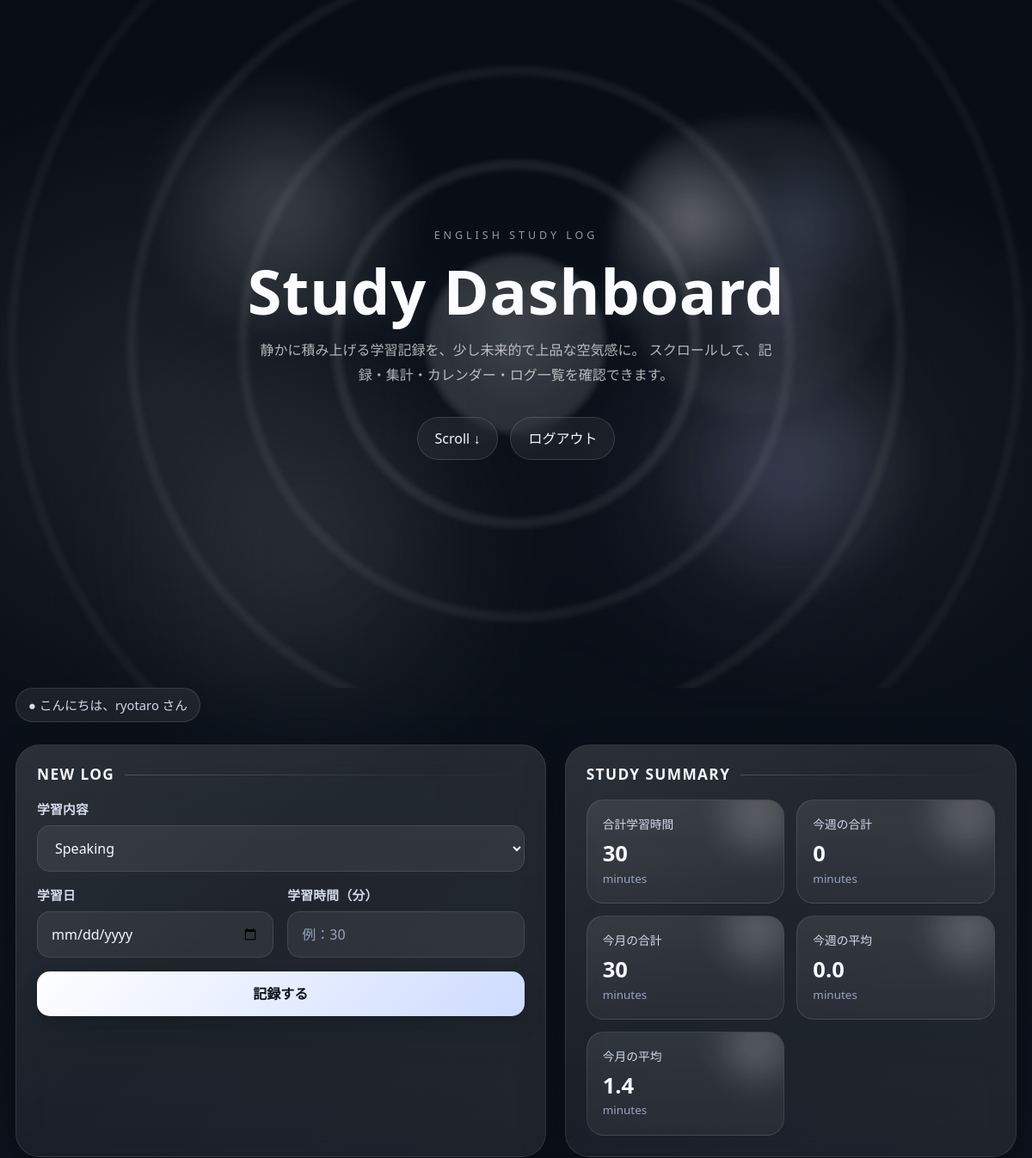
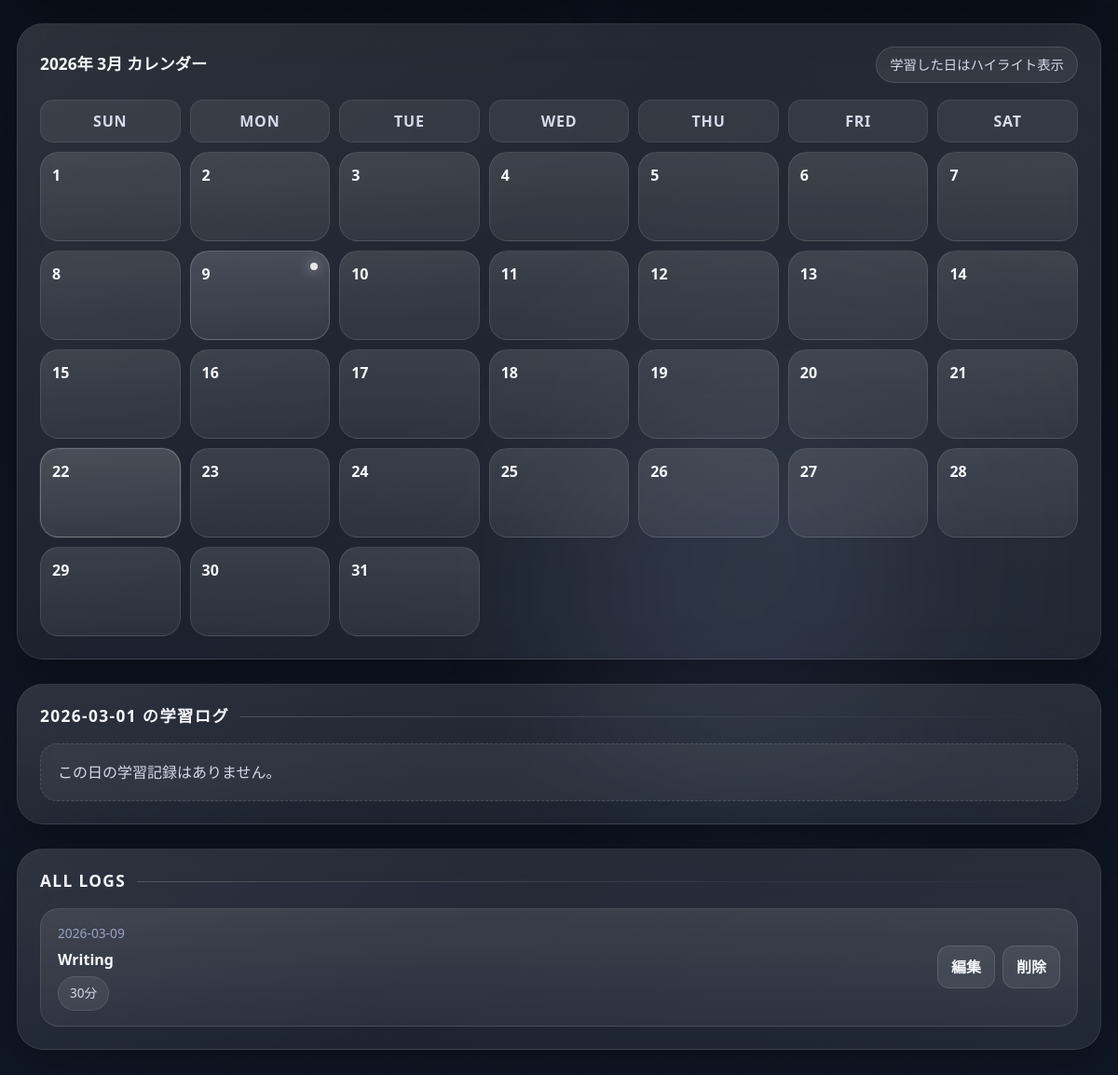
/?selected_date=2026-03-01 (signed in), run on the app's committed database (2 pictures, top to bottom).
### tables this page shows
CREATE TABLE logs (
            id INTEGER PRIMARY KEY AUTOINCREMENT,
            content TEXT NOT NULL,
            time TEXT NOT NULL
        , study_date TEXT, user_id INTEGER);

### app.py (the view, shortened to what this page needs)
@app.route('/', methods=['GET', 'POST'])
def home():
    if "user_id" not in session:
        return redirect(url_for("login"))
    conn = get_db_connection()
    logs = conn.execute(
    "SELECT * FROM logs WHERE user_id = ? ORDER BY study_date DESC",
    (session["user_id"],)
    ).fetchall()
    selected_date = request.args.get("selected_date")
    selected_logs = []
    if selected_date:
            selected_logs = conn.execute(
                "SELECT * FROM logs WHERE study_date = ? AND user_id = ? ORDER BY id DESC",
                (selected_date, session["user_id"])
            ).fetchall()
    today_obj = date.today()
    year = today_obj.year
    month = today_obj.month
    cal = calendar.Calendar(firstweekday=6)
    month_days = cal.monthdayscalendar(year, month)
    study_dates = conn.execute(
    """
    SELECT DISTINCT study_date
    FROM logs
    WHERE user_id = ?
    AND strftime('%Y-%m', study_date) = ?
    """,
    (session["user_id"], f"{year}-{month:02d}")
).fetchall()
    study_dates = [row["study_date"] for row in study_dates]
    total_time = conn.execute(
    "SELECT SUM(time) AS total FROM logs WHERE user_id = ?",
    (session["user_id"],)
).fetchone()["total"] or 0
    weekly_total = conn.execute("""
        SELECT SUM(time) AS total
        FROM logs
        WHERE user_id = ?
        AND study_date >= date('now', 'weekday 1', '-7 days')
        AND study_date < date('now', 'weekday 1')
    """, (session["user_id"],)).fetchone()["total"] or 0
    monthly_total = conn.execute("""
        SELECT SUM(time) AS total
        FROM logs
        WHERE user_id = ?
        AND strftime('%Y-%m', study_date) = strftime('%Y-%m', 'now')
    """, (session["user_id"],)).fetchone()["total"] or 0
    weekly_avg = round(weekly_total / 7, 1)
    monthly_avg = round(monthly_total / date.today().day, 1)
    conn.close()
    return render_template(
    'index.html',
    logs=logs,
    total_time=total_time,
    weekly_total=weekly_total,
    monthly_total=monthly_total,
    weekly_avg=weekly_avg,
    monthly_avg=monthly_avg,
    year=year,
    month=month,
    month_days=month_days,
    study_dates=study_dates,
    today=today_obj.isoformat(),
    selected_date=selected_date,
    selected_logs=selected_logs,
    )

### app.py (called while the page is built)
def get_db_connection():
    conn = sqlite3.connect("database.db")
    conn.row_factory = sqlite3.Row
    return conn

### templates/index.html (shortened to what this page needs)
<!DOCTYPE html>
<html lang="ja">
<head>
    <link href="https://cdn.jsdelivr.net/npm/bootstrap@5.3.8/dist/css/bootstrap.min.css" rel="stylesheet">
</head>
<body>
    <section class="hero-screen">
        <div class="hero-rings"></div>
        <div class="hero-orb one"></div>
        <div class="hero-orb two"></div>
        <div class="hero-fluid"></div>
        <div class="hero-content">
            <p class="hero-kicker">ENGLISH STUDY LOG</p>
            <h1 class="hero-title">
                Study Dashboard
            </h1>
            <p class="hero-sub">
                静かに積み上げる学習記録を、少し未来的で上品な空気感に。
                スクロールして、記録・集計・カレンダー・ログ一覧を確認できます。
            </p>
            <div class="hero-actions">
                <a href="#main-content" class="scroll-indicator">Scroll ↓</a>
                <a href="{{ url_for('logout') }}" class="hero-btn">ログアウト</a>
            </div>
        </div>
    </section>
    <div id="main-content" class="page-wrap">
        <section class="section-block">
            <div class="top-info-bar">
                <div class="welcome-chip">● こんにちは、{{ session["username"] }} さん</div>
            </div>
        </section>
        <section class="section-block">
            <div class="dashboard-grid">
                <div class="glass-card">
                    <div class="section-title">
                        <h2>NEW LOG</h2>
                        <div class="section-line"></div>
                    </div>
                    <form method="POST">
                        <div class="form-grid">
                            <div class="form-group full">
                                <label>学習内容</label>
                                <select name="content" class="neo-select" onchange="toggleInput(this.value)">
                                    <option value="Speaking">Speaking</option>
                                </select>
                            </div>
                            <div class="form-group">
                                <label>学習日</label>
                                <input type="date" name="study_date" class="neo-input">
                            </div>
                            <div class="form-group">
                                <label>学習時間（分）</label>
                                <input type="number" name="time" class="neo-input" placeholder="例：30">
                            </div>
                            <div class="form-group full">
                                <button type="submit" class="submit-btn">記録する</button>
                            </div>
                        </div>
                    </form>
                </div>
                <div class="glass-card">
                    <div class="section-title">
                        <h2>STUDY SUMMARY</h2>
                        <div class="section-line"></div>
                    </div>
                    <div class="summary-grid">
                        <div class="summary-item">
                            <div class="summary-label">合計学習時間</div>
                            <div class="summary-value">{{ total_time }}</div>
                            <div class="summary-unit">minutes</div>
                        </div>
                        <div class="summary-item">
                            <div class="summary-label">今週の合計</div>
                            <div class="summary-value">{{ weekly_total }}</div>
                            <div class="summary-unit">minutes</div>
                        </div>
                        <div class="summary-item">
                            <div class="summary-label">今月の合計</div>
                            <div class="summary-value">{{ monthly_total }}</div>
                            <div class="summary-unit">minutes</div>
                        </div>
                        <div class="summary-item">
                            <div class="summary-label">今週の平均</div>
                            <div class="summary-value">{{ weekly_avg }}</div>
                            <div class="summary-unit">minutes</div>
                        </div>
                        <div class="summary-item">
                            <div class="summary-label">今月の平均</div>
                            <div class="summary-value">{{ monthly_avg }}</div>
                            <div class="summary-unit">minutes</div>
                        </div>
                    </div>
                </div>
            </div>
        </section>
        <section class="section-block">
            <div class="glass-card">
                <div class="calendar-head">
                    <h2>{{ year }}年 {{ month }}月 カレンダー</h2>
                    <div class="calendar-badge">学習した日はハイライト表示</div>
                </div>
                <div class="calendar-grid">
                    <div class="calendar-week">SUN</div>
                    <div class="calendar-week">MON</div>
                    <div class="calendar-week">TUE</div>
                    <div class="calendar-week">WED</div>
                    <div class="calendar-week">THU</div>
                    <div class="calendar-week">FRI</div>
                    <div class="calendar-week">SAT</div>
                    {% for week in month_days %}
                        {% for day in week %}
                            {% if day == 0 %}
                                <div class="calendar-day empty"></div>
                            {% else %}
                                {% set day_str = "%04d-%02d-%02d"|format(year, month, day) %}
                                <a href="{{ url_for('home', selected_date=day_str) }}" class="calendar-link">
                                    <div class="calendar-day {% if day_str in study_dates %}studied{% endif %} {% if day_str == today %}today{% endif %}">
                                        <span class="day-number">{{ day }}</span>
                                    </div>
                                </a>
                            {% endif %}
                        {% endfor %}
                    {% endfor %}
                </div>
            </div>
        </section>
        {% if selected_date %}
        <section class="section-block">
            <div class="glass-card">
                <div class="section-title">
                    <h2>{{ selected_date }} の学習ログ</h2>
                    <div class="section-line"></div>
                </div>
                {% if selected_logs %}
                    <ul class="selected-log-list">
                        {% for log in selected_logs %}
                        <li class="log-card">
                            <div class="log-left">
                                <div class="log-date">{{ log.study_date }}</div>
                                <div class="log-content">{{ log.content }}</div>
                                <div class="log-time">{{ log.time }}分</div>
                            </div>
                        </li>
                        {% endfor %}
                    </ul>
                {% else %}
                    <div class="empty-message">この日の学習記録はありません。</div>
                {% endif %}
            </div>
        </section>
        {% endif %}
        <section class="section-block">
            <div class="glass-card">
                <div class="section-title">
                    <h2>ALL LOGS</h2>
                    <div class="section-line"></div>
                </div>
                {% if logs %}
                    <ul class="log-list">
                        {% for log in logs %}
                        <li class="log-card">
                            <div class="log-left">
                                <div class="log-date">{{ log.study_date }}</div>
                                <div class="log-content">{{ log.content }}</div>
                                <div class="log-time">{{ log.time }}分</div>
                            </div>
                            <div class="log-actions">
                                <form action="{{ url_for('edit', log_id=log.id) }}" method="GET" style="display:inline;">
                                    <button type="submit" class="action-btn">編集</button>
                                </form>
                                <form method="POST" action="{{ url_for('delete', log_id=log.id) }}" style="display:inline;">
                                    <button type="submit" class="action-btn">削除</button>
                                </form>
                            </div>
                        </li>
                        {% endfor %}
                    </ul>
                {% else %}
                    <div class="empty-message">まだ学習記録がありません。</div>
                {% endif %}
            </div>
        </section>
    </div>
</body>
</html>

### data on the page
logs: study_date "2026-03-09", content "Writing", time "30"

### other printed values
{{ session["username"] }} "ryotaro"
{{ total_time }} "30"
{{ weekly_total }} "0"
{{ monthly_total }} "30"
{{ weekly_avg }} "0.0"
{{ month }} "3"
{{ day }} "1" "2" "3" "4" "5" "6" "7" "8" "9" "10" "11" "12" "13" "14" "15" "16" "17" "18" "19" "20" "21" "22" "23" "24" "25" "26" "27" "28" "29" "30" "31"
{{ selected_date }} "2026-03-01"
